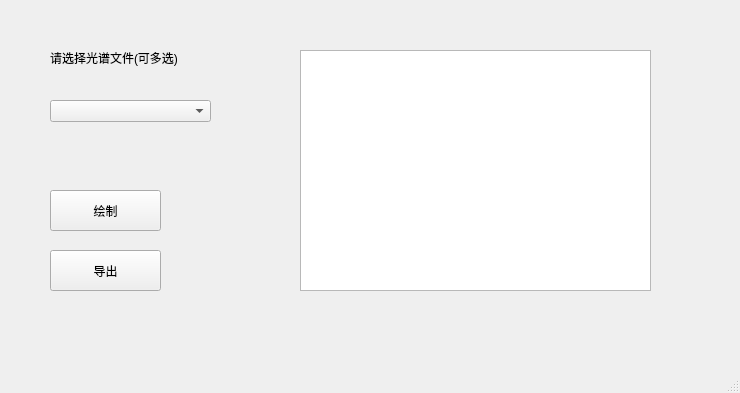
<?xml version="1.0" encoding="UTF-8"?>
<ui version="4.0">
 <class>MainWindow</class>
 <widget class="QMainWindow" name="MainWindow">
  <property name="geometry">
   <rect>
    <x>0</x>
    <y>0</y>
    <width>740</width>
    <height>393</height>
   </rect>
  </property>
  <property name="windowTitle">
   <string>MainWindow</string>
  </property>
  <widget class="QWidget" name="centralwidget">
   <widget class="QComboBox" name="comboBox">
    <property name="geometry">
     <rect>
      <x>50</x>
      <y>100</y>
      <width>161</width>
      <height>22</height>
     </rect>
    </property>
   </widget>
   <widget class="QLabel" name="label">
    <property name="geometry">
     <rect>
      <x>50</x>
      <y>50</y>
      <width>171</width>
      <height>16</height>
     </rect>
    </property>
    <property name="text">
     <string>请选择光谱文件(可多选)</string>
    </property>
   </widget>
   <widget class="QPushButton" name="pushButton">
    <property name="geometry">
     <rect>
      <x>50</x>
      <y>190</y>
      <width>111</width>
      <height>41</height>
     </rect>
    </property>
    <property name="text">
     <string>绘制</string>
    </property>
   </widget>
   <widget class="QPushButton" name="pushButton_2">
    <property name="geometry">
     <rect>
      <x>50</x>
      <y>250</y>
      <width>111</width>
      <height>41</height>
     </rect>
    </property>
    <property name="text">
     <string>导出</string>
    </property>
   </widget>
   <widget class="QTextEdit" name="textEdit">
    <property name="geometry">
     <rect>
      <x>300</x>
      <y>50</y>
      <width>351</width>
      <height>241</height>
     </rect>
    </property>
   </widget>
  </widget>
  <widget class="QMenuBar" name="menubar">
   <property name="geometry">
    <rect>
     <x>0</x>
     <y>0</y>
     <width>740</width>
     <height>26</height>
    </rect>
   </property>
  </widget>
  <widget class="QStatusBar" name="statusbar"/>
 </widget>
 <resources/>
 <connections/>
</ui>
